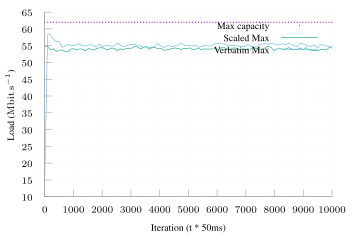

gnuplot code for this plot:
set terminal tikz standalone color size 9cm,6cm font '\scriptsize' preamble '\usepackage{microtype} \usepackage{times} \usepackage[binary-units]{siunitx}'
set output "online-scale-load.tex"

load "parula.pal"

set style line 102 lc rgb '#a0a0a0' lt 1 lw 1
set border ls 102
set colorbox border 102
set key textcolor rgb "black"
set tics textcolor rgb "black"
set label textcolor rgb "black"

set border 3
set grid x y
set xtics nomirror
set ytics nomirror

#set key autotitle columnhead
set datafile separator ","

set xlabel "Iteration (t * 50ms)"
set ylabel "Load (\\si{\\mega\\bit\\per\\second})"

us(x) = 62

plot us(x) w dots title "Max capacity", \
     '../results/online-scale-avg.csv' u 1:4 w lines smooth sbezier title "Scaled Max", \
     '../results/online-avg-uneven.csv' u 1:4 w lines smooth sbezier title "Verbatim Max"
